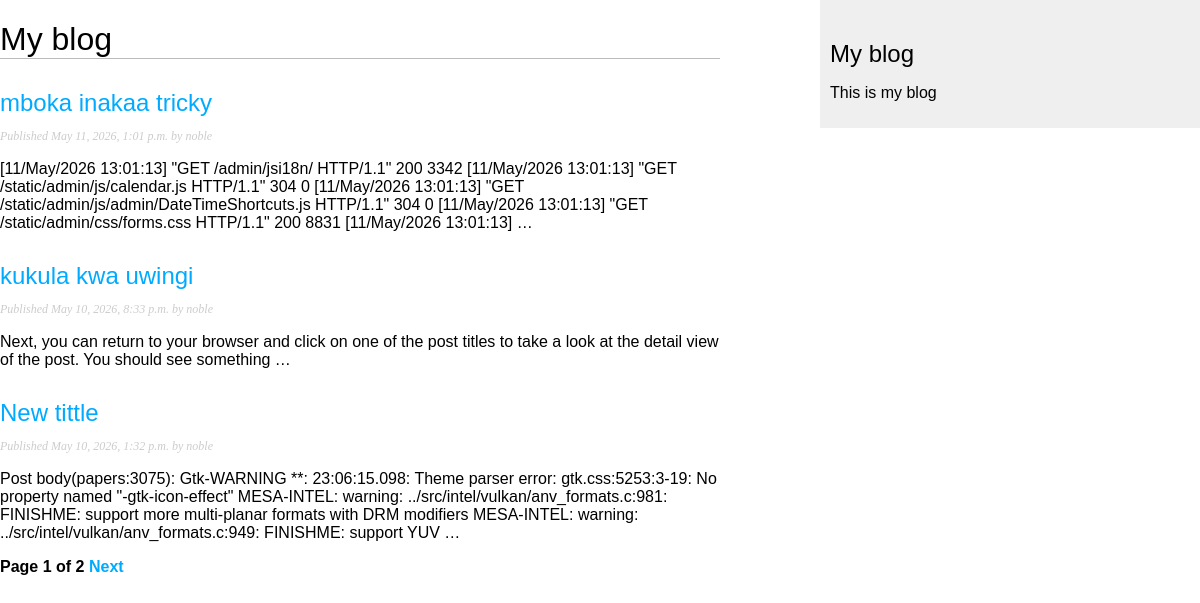
Screenshot of /blog/ with the database file from the repository.
### blog/models.py (models this page shows, shortened)
class Post(models.Model):
  class Status(models.TextChoices): #enumaration class
    DRAFT = 'DF', 'Draft'
    PUBLISHED = 'PB', 'Published'
  title = models.CharField(max_length=250)
  slug = models.SlugField(max_length=250, unique_for_date='publish')
  body = models.TextField()
  author = models.ForeignKey(
    settings.AUTH_USER_MODEL,
    on_delete=models.CASCADE,
    related_name='blog_posts'
  )
  publish = models.DateTimeField(default=timezone.now)
  created = models.DateTimeField(auto_now_add=True)
  updated = models.DateTimeField(auto_now=True)
  status = models.CharField(
    max_length=2,
    choices=Status,
    default=Status.DRAFT
  )
  objects = models.Manager() #default man
  published = PublishedManager() #custom manager
  class Meta:
    ordering = ['-publish']
    indexes = [
      models.Index(fields=['-publish']),
    ]
  def get_absolute_url(self):
    return reverse('blog:post_detail', args=[
      self.publish.year,
      self.publish.month,
      self.publish.day,
      self.slug
    ])

### blog/views.py (the view)
# urls.py: path('', views.post_list, name='post_list'),
def post_list(request):
  post_list = Post.published.all()
  paginator = Paginator(post_list, 3) #3 post per page
  page_number = request.GET.get('page', 1)
  try:
    posts = paginator.page(page_number)
  except PageNotAnInteger:
    posts = paginator.page(1)
  except EmptyPage:
    posts = paginator.page(paginator.num_pages)
  return render(request, 'blog/post/list.html', {'posts':posts})

### blog/models.py (called while the page is built)
  def get_queryset(self):
    return super().get_queryset().filter(status=Post.Status.PUBLISHED)

### blog/templates/blog/post/list.html (shortened to what this page needs)
{% extends "blog/base.html" %}
{% block content %}
  <h1>My blog</h1>
  {% for post in posts %}
    <h2>
      <a href="{{ post.get_absolute_url }}">
        {{ post.title }}
      </a>
    </h2>
    <p class="date">
      Published {{ post.publish }} by {{ post.author }}
    </p>
    {{ post.body|truncatewords:30|linebreaks }}
  {% endfor %}
  {% include "blog/pagination.html" with page=posts%}
{% endblock %}

### blog/templates/blog/base.html (style rules this page uses)
body { margin: 0; padding: 0; font-family: Arial, Helvetica, sans-serif; }
a { color: #00abff; text-decoration: none; }
h1 { font-weight: normal; border-bottom: 1px solid #bbb; }
h2 { font-weight: normal; margin: 30px 0 0; }
p.date { color: #ccc; font-family: geoergia, serif; font-size: 12px; font-style: italic; }

### rows the page displays
Post: title "mboka inakaa tricky", publish "May 11, 2026, 1:01 p.m.", author "noble", body "[11/May/2026 13:01:13] \"GET /admin/jsi18n/ HTTP/1.1\" 200 3342 [11/May/2026 13:01:13] \"GET /static/admin/js/calendar.js HTTP/1.1\" 304 0 [11/May/2026 13:01:13] \"GET /static/admin/js/admin/DateTimeShortcuts.js HTTP/1.1\" 304 0 [11/May/2026 13:01:13] \"GET /static/admin/css/forms.css HTTP/1.1\" 200 8831 [11/May/2026 13:01:13] …"
Post: title "kukula kwa uwingi", publish "May 10, 2026, 8:33 p.m.", author "noble", body "Next, you can return to your browser and click on one of the post titles to take a look at the detail view of the post. You should see something …"
Post: title "New tittle", publish "May 10, 2026, 1:32 p.m.", author "noble", body "Post body(papers:3075): Gtk-WARNING **: 23:06:15.098: Theme parser error: gtk.css:5253:3-19: No property named \"-gtk-icon-effect\" MESA-INTEL: warning: ../src/intel/vulkan/anv_formats.c:981: FINISHME: support more multi-planar formats with DRM modifiers MESA-INTEL: warning: ../src/intel/vulkan/anv_formats.c:949: FINISHME: support YUV …"

### other values shown
{{ page.number }} "1"
{{ page.paginator.num_pages }} "2"
